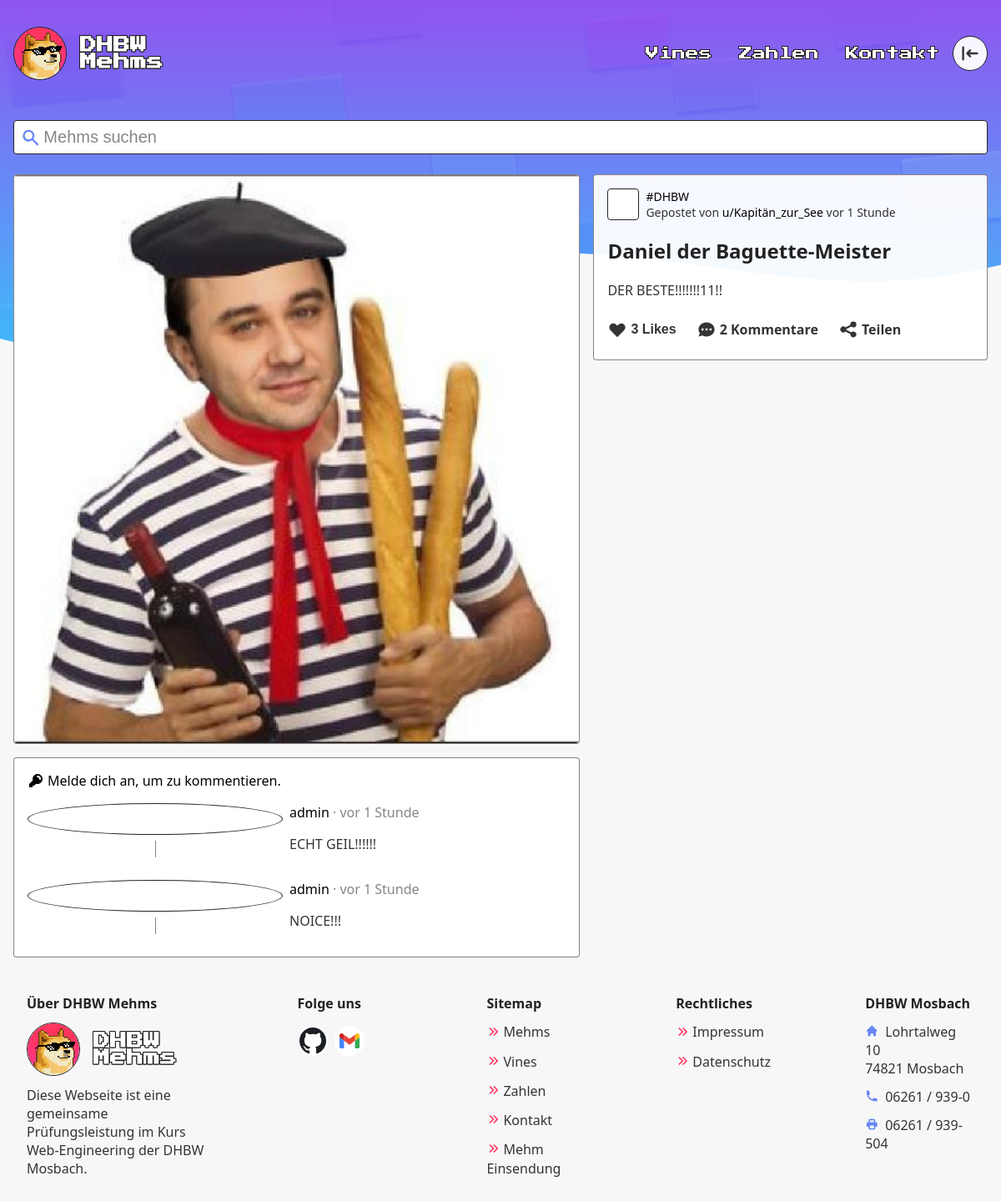
Screenshot of /php/mehm.php?id=4 with the database file from the repository.
### tables this page shows
CREATE TABLE likes
(
    MehmID integer,
    UserID integer,
    PRIMARY KEY (MehmID, UserID),
    FOREIGN KEY (MehmID) REFERENCES mehms (ID) ON DELETE CASCADE,
    FOREIGN KEY (UserID) REFERENCES users (ID) ON DELETE CASCADE
);

CREATE TABLE mehms
(
    ID          integer PRIMARY KEY AUTO_INCREMENT,
    UserID      integer NOT NULL,
    Path        text    NOT NULL UNIQUE,
    Title       text    NOT NULL,
    Type        text,
    Description text,
    Visible     boolean DEFAULT FALSE,
    VisibleOn   timestamp,
    FOREIGN KEY (UserID) REFERENCES Users (ID) ON DELETE CASCADE
);

CREATE TABLE comments
(
    ID        integer PRIMARY KEY AUTO_INCREMENT,
    MehmID    integer NOT NULL,
    UserID    integer,
    Comment   text,
    Timestamp timestamp DEFAULT now(),
    FOREIGN KEY (MehmID) REFERENCES mehms (ID) ON DELETE CASCADE,
    FOREIGN KEY (UserID) REFERENCES users (ID) ON DELETE CASCADE
);

CREATE TABLE users
(
    ID       integer PRIMARY KEY AUTO_INCREMENT,
    Name     text UNIQUE NOT NULL,
    Password text        NOT NULL,
    Type     text        NOT NULL
);

### php/scripts/Database.php (called while the page is built, shortened)
<?php
class Database {
  public PDO $database;
  public function connectToDatabase(string $ROOT) {
    $mysql_host = "localhost";
    $mysql_database = "main";
    $mysql_user = "root";
    $mysql_password = "";
    try {
      $this->database = new PDO("mysql:host=$mysql_host;dbname=$mysql_database", $mysql_user, $mysql_password);
    } catch (PDOException $exception) {
      $this->setupDatabase($ROOT, new PDO("mysql:host=$mysql_host;dbname=", $mysql_user, $mysql_password));
      $this->database = new PDO("mysql:host=$mysql_host;dbname=$mysql_database", $mysql_user, $mysql_password);
    }
  }
  public function getMehm(int $id, bool $admin): array {
    $query = 'SELECT *, count(l.MehmID) AS likeCount, mehms.Type AS Type, mehms.ID AS ID, mehms.UserID as UID
      FROM mehms
      LEFT JOIN users u ON mehms.UserID = u.ID
      LEFT JOIN likes l ON mehms.ID = l.MehmID
      WHERE mehms.ID =' . $id;
    if (!$admin) {
      $query .= ' AND Visible = TRUE';
    }
    try {
      $result = $this->database->query($query)->fetchAll();
      return $result[0];
    } catch (PDOException $e) {
      return [];
    }
  }
  public function getComments(int $id): array {
    $query = 'SELECT u.Name AS Name, Comment, u.ID as UID, Timestamp, comments.ID as ID
            FROM comments
            LEFT JOIN users u ON comments.UserID = u.ID
            WHERE MehmID = ' . $id . '
            ORDER BY Timestamp DESC';
    try {
      return $this->database->query($query)->fetchAll();
    } catch (PDOException $e) {
      return [];
    }
  }
}

### php/mehm.php (the view, shortened to what this page needs)
<!DOCTYPE html>
<html lang="de">
<head>
  <link rel="stylesheet" href="../css/toolbar.css">
  <link rel="stylesheet" href="../css/mehm.css">
  <?php include("includes/meta.php"); ?>
</head>
<body>
  <?php
  require_once 'scripts/Database.php';
  $db = new Database();
  function timeElapsedString(string $datetime, int $level = 1): string {
    $now = new DateTime;
    $ago = new DateTime($datetime);
    $diff = $now->diff($ago);
    $diff->w = floor($diff->d / 7);
    $diff->d -= $diff->w * 7;
    $string = array(
      'y' => ["Jahr", "Jahren"],
      'm' => ["Monat", "Monaten"],
      'w' => ["Woche", "Wochen"],
      'd' => ["Tag", "Tagen"],
      'h' => ["Stunde", "Stunden"],
      'i' => ["Minute", "Minuten"],
      's' => ["Sekunde", "Sekunden"],
    );
    foreach ($string as $k => &$v) {
      if ($diff->$k) {
        $v = $diff->$k . ' ' . ($diff->$k > 1 ? $v[1] : $v[0]);
      } else {
        unset($string[$k]);
      }
    }
    $string = array_slice($string, 0, $level);
    return $string ? 'vor ' . implode(', ', $string) : 'gerade eben';
  }
  $id = $_GET["id"] ?? "";
  $isAdmin = isset($_SESSION) && $_SESSION["usertype"] == 1;
  $mehm = $db->getMehm($id, $isAdmin);
  $comments = $db->getComments($id);
  $commentCount = count($comments);
  include("includes/header.php");
  $isLogedin = isset($_SESSION["loggedIn"]) && $_SESSION['loggedIn'] === true;
  $isAdmin = $isLogedin && $_SESSION["usertype"] == 1;
  $isPrivileged = $isLogedin && $_SESSION['id'] == $mehm['UID'] || $isAdmin;
  ?>
  <main class="container">
    <form id="query" name="query" action="." method="GET" class="toolbar">
      <?php include("includes/toolbar/search-box.php"); ?>
    </form>
    <div class="content">
      <div class="main">
        <div class="paperlike mehm">
          <img src="<?php echo "../assets/mehms/" . $mehm["Path"] ?>" alt="<?php echo $mehm["Description"] ?>">
        </div>
        <div class="paperlike comments" id="comments">
          <?php if ($isLogedin) {
            echo '<form class="write-comment" id="comment">
            <label for="message">
            <svg xmlns="http://www.w3.org/2000/svg" viewBox="0 0 20 20" fill="currentColor">
              <path fill-rule="evenodd" d="M18 10c0 3.866-3.582 7-8 7a8.841 8.841 0 01-4.083-.98L2 17l1.338-3.123C2.493 12.767 2 11.434 2 10c0-3.866 3.582-7 8-7s8 3.134 8 7zM7 9H5v2h2V9zm8 0h-2v2h2V9zM9 9h2v2H9V9z" clip-rule="evenodd" />
            </svg>
            <p>Kommentiere als <a class="underline" href="mehms?search=u/' . $_SESSION["username"] . '">' . $_SESSION["username"] . '</a></p>
            </label>
            <textarea id="message" placeholder="LOL!" required></textarea>
            <button id="' . $mehm['ID'] . ' ' . $_SESSION['id'] . '">Kommentieren</button>
            </form>';
          } else {
            echo '<a class="underline icon-text" href="./login">
            <svg xmlns="http://www.w3.org/2000/svg" class="icon-sm" viewBox="0 0 20 20" fill="currentColor">
              <path fill-rule="evenodd" d="M18 8a6 6 0 01-7.743 5.743L10 14l-1 1-1 1H6v2H2v-4l4.257-4.257A6 6 0 1118 8zm-6-4a1 1 0 100 2 2 2 0 012 2 1 1 0 102 0 4 4 0 00-4-4z" clip-rule="evenodd" />
            </svg>
            Melde dich an, um zu kommentieren.
            </a>';
          }
          ?>
          <?php if (count($comments) > 0) {
            echo '<div class="comment-list">';
            foreach ($comments as $comment) {
              echo '<div class="flex">
                <div class="comment-left">
                  <a class="user" href="mehms?search=u/' . $comment["Name"] . '">
                    <svg class="box" height="32" data-jdenticon-value="' . $comment["Name"] . '"></svg>
                  </a>
                  <div class="v-line"></div>
                </div>
                <div class="comment-right">
                  <div class="flex">
                    <div>
                      <a class="user underline" href="mehms?search=u/' . $comment["Name"] . '">
                        ' . $comment["Name"] . '
                      </a>
                      <span class="p-a">· ' . timeElapsedString($comment["Timestamp"]) . '</span>
                    </div>';
              echo '</div><p>' . $comment["Comment"] . '</p>
                </div>
              </div>';
            }
            echo '</div>';
          } ?>
        </div>
      </div>
      <aside class="paperlike meta">
        <div class="posted">
          <div class="profile-picture">
            <svg height="36" data-jdenticon-value="<?php echo $mehm["Name"] ?>"></svg>
          </div>
          <div class="posted-text">
            <p><?php echo '<a class="underline" href="mehms?filter=' . $mehm["Type"] . '">#' . $mehm["Type"] . '</a>' ?>
              <br> Gepostet
              von <?php echo '<a class="underline" href="mehms?search=u%2F' . $mehm["Name"] . '">u/' . $mehm["Name"] . "</a> " . timeElapsedString($mehm["VisibleOn"]) ?>
            </p>
          </div>
        </div>
        <h1 id="title" <?php if ($isPrivileged) echo 'class="editable" contenteditable="true"' ?>><?php echo $mehm["Title"] ?></h1>
        <p <?php if ($isPrivileged && $mehm["Description"] != "") echo 'class="editable" id="descp" contenteditable="true"' ?>><?php echo $mehm["Description"] ?></p>
        <div class="flex">
          <button class="meta-icon icon-text" id="like" <?php echo ($isLogedin) ? '' : ' style="cursor: not-allowed;"' ?>>
            <?php
            $beat = '';
            $sess = '';
            echo '<svg xmlns="http://www.w3.org/2000/svg" class="icon-md' . $beat . '" id="' . $mehm['ID'] . ' ' . $sess . '" viewBox="0 0 20 20" fill="currentColor">
              <path fill-rule="evenodd" d="M3.172 5.172a4 4 0 015.656 0L10 6.343l1.172-1.171a4 4 0 115.656 5.656L10 17.657l-6.828-6.829a4 4 0 010-5.656z" clip-rule="evenodd" />
              </svg>' ?>
            <?php echo $mehm['likeCount'] ?> Like<?php if ($mehm['likeCount'] != 1) echo "s"; ?>
          </button>
          <a class="meta-icon icon-text" href="#comments">
            <?php echo $commentCount ?> Kommentar<?php if ($commentCount != 1) echo "e"; ?>
          </a>
          <span class="meta-icon icon-text" onclick="copyURL()">
            <svg xmlns="http://www.w3.org/2000/svg" id="share-button" class="icon-md" viewBox="0 0 20 20" fill="currentColor">
              <path d="M15 8a3 3 0 10-2.977-2.63l-4.94 2.47a3 3 0 100 4.319l4.94 2.47a3 3 0 10.895-1.789l-4.94-2.47a3.027 3.027 0 000-.74l4.94-2.47C13.456 7.68 14.19 8 15 8z" />
            </svg>
            Teilen
          </span>
        </div>
      </aside>
    </div>
  </main>
  <?php include("includes/footer.php"); ?>
</body>
</html>

### php/includes/meta.php (shortened to what this page needs)
<?php $ROOT = isset($ROOT) ? $ROOT : '' ?>
<link rel="stylesheet" href="<?php echo $ROOT ?>../css/global.css">

### php/includes/header.php (shortened to what this page needs)
<div id="header-wrapper">
  <header class="container">
    <div>
      <a href="<?php echo $ROOT ?>../" class="logo">
        <img src='<?php echo $ROOT ?>../assets/logo.png' alt='Dogo the Logo' height='62'>
        <div>
          <div>DHBW</div>
          <div>Mehms</div>
        </div>
      </a>
      <div class="flex">
        <nav>
          <a href="<?php echo $ROOT ?>vines">Vines</a>
          <a href="<?php echo $ROOT ?>zahlen">Zahlen</a>
          <a href="<?php echo $ROOT ?>kontakt">Kontakt</a>
        </nav>
        <a class="box user <?php if (isset($_SESSION["loggedIn"]) && $_SESSION["loggedIn"]) echo 'logedin' ?>" href="<?php echo $ROOT ?>login">
        </a>
      </div>
    </div>
  </header>
</div>
<div class="header-spacer"></div>

### php/includes/toolbar/search-box.php
<?php $search = $_GET["search"] ?? ""; ?>
<div class="search-box">
  <svg xmlns="http://www.w3.org/2000/svg" class="i-search" viewBox="0 0 20 20" fill="currentColor">
    <path fill-rule="evenodd" d="M8 4a4 4 0 100 8 4 4 0 000-8zM2 8a6 6 0 1110.89 3.476l4.817 4.817a1 1 0 01-1.414 1.414l-4.816-4.816A6 6 0 012 8z" clip-rule="evenodd" />
  </svg>
  <input name="search" type="text" spellcheck="false" autocomplete="off" placeholder="Mehms suchen" value="<?php echo $search ?>">
</div>

### php/includes/footer.php
<footer class="container">
  <div class="container">
    <div>
      <section class="about">
        <p><strong>Über DHBW Mehms</strong></p>
        <div class="logo">
          <img src="<?php echo $ROOT ?>../assets/logo.png" alt="Dogo the Logo" height="62">
          <div>
            <div>DHBW</div>
            <div>Mehms</div>
          </div>
        </div>
        <p>Diese Webseite ist eine gemeinsame Prüfungsleistung im Kurs Web-Engineering der DHBW Mosbach.</p>
      </section>
      <section>
        <p><strong>Folge uns</strong></p>
        <div class="social-icons">
          <a href="https://github.com/xSuffix/dhbw-memes" target="_blank" rel="noopener">
            <img src="<?php echo $ROOT ?>../assets/icons/github.svg" alt="GitHub" width="32">
          </a>
          <a href="mailto:mehms4DHBW@gmail.com">
            <img src="<?php echo $ROOT ?>../assets/icons/gmail.svg" alt="Mail" width="24">
          </a>
        </div>
      </section>
      <section class="sitemap">
        <p><strong>Sitemap</strong></p>
        <p><a href="<?php echo $ROOT ?>mehms">Mehms</a></p>
        <p><a href="<?php echo $ROOT ?>vines">Vines</a></p>
        <p><a href="<?php echo $ROOT ?>zahlen">Zahlen</a></p>
        <p><a href="<?php echo $ROOT ?>kontakt">Kontakt</a></p>
        <p><a href="<?php echo $ROOT ?>mehm-einsendung">Mehm Einsendung</a></p>
      </section>
      <section class="sitemap">
        <p><strong>Rechtliches</strong></p>
        <p><a href="<?php echo $ROOT ?>impressum">Impressum</a></p>
        <p><a href="<?php echo $ROOT ?>datenschutz">Datenschutz</a></p>
      </section>
      <section>
        <p><strong>DHBW Mosbach</strong></p>
        <p><a href="https://goo.gl/maps/TvTZgwM64HwZpfdLA" target="_blank" rel="noopener"><span class="h-icon i-home"></span>Lohrtalweg 10<br>74821 Mosbach</a></p>
        <p><a href="tel:+4962619390"><span class="h-icon i-phone"></span>06261 / 939-0</a></p>
        <p><a href="fax:+4962619390"><span class="h-icon i-printer"></span>06261 / 939-504</a></p>
      </section>
    </div>
  </div>
</footer>

### css/toolbar.css (style rules this page uses)
.toolbar { position: sticky; top: 0; z-index: 8; padding: 8px 0; margin-bottom: 1rem; transition: top 0.2s; display: flex; flex: 8 1 300px; gap: 0.75rem; flex-wrap: wrap; }
.search-box { background: var(--color-bg2); border: 1px solid var(--color-border); padding: 4px 8px; display: flex; align-items: center; border-radius: 4px; flex: inherit; }
.search-box .i-search { height: 24px; color: var(--color-primary); }
.search-box input { width: 100%; }
.search-box input { outline: 0; border: 0; color: var(--color-p); font-size: 1.25rem; background: transparent; width: 100%; padding: 4px; }
.search-box input::placeholder { color: var(--color-p-a); }
@media (min-width: 720px) { .toolbar { top: 8px; padding: 0 0 8px 0; } }

### css/mehm.css (style rules this page uses)
main .content { display: flex; flex-direction: column-reverse; gap: 1rem; background: var(--color-bg2-a); border: 1px solid var(--color-p-a); border-radius: 4px; padding: 1rem; }
main .paperlike { border-radius: 4px; }
main .paperlike.mehm { display: flex; justify-content: center; }
main .main { flex: 1 1 60%; display: flex; flex-direction: column; }
main .main img { padding: 0; overflow: hidden; width: 100%; object-fit: contain; max-width: 100%; max-height: 768px; border-radius: 4px; display: block; user-select: none; }
main .comments { margin-top: 1rem; padding: 1rem; display: flex; flex-direction: column; gap: 1rem; }
main .comment-list>.flex { display: flex; gap: 8px; }
main .comments .user .box { padding: 2px; border-radius: 50%; background-color: #fff; }
main .comments .comment-left { display: flex; flex-direction: column; align-items: center; z-index: 4; }
main .comments p { word-break: break-word; white-space: pre-line; }
main .comment-list { display: flex; flex-direction: column; gap: 1rem; }
main .p-a { color: var(--color-p-a); }
main .meta { flex: 0 2 40%; }
main .posted { display: flex; }
main .posted-text { display: flex; align-items: center; font-size: 0.875rem; }
main .posted-text p { margin: 0; }
main .profile-picture { display: flex; justify-content: center; align-items: center; background: #fff; width: 36px; min-width: 36px; height: 36px; border: 1px solid var(--color-border); border-radius: 4px; overflow: hidden; margin-right: 8px; }
main h1 { word-break: break-all; }
main .meta .flex { gap: 0 0.5rem; flex-wrap: wrap; margin-left: -0.5rem; }
main .icon-text { display: flex; align-items: center; gap: 4px; cursor: pointer; }
main .meta-icon { padding: 8px; font-weight: 600; font-size: 1rem; }
main button.meta-icon { background: transparent; border: none; color: var(--color-p); }
@media (min-width: 960px) { main .content { flex-direction: row; background: none; border: none; padding: 0; align-items: flex-start; } }
@media (min-width: 960px) { main .paperlike { background: var(--color-bg2-a); border: 1px solid var(--color-p-a); } }
@media (min-width: 960px) { main .meta { padding: 1rem; position: sticky; top: 56px; transition: top 0.2s; } }

### php/mehm.php (style rules this page uses)
:root { --banner-top: #b167eb; --banner-bottom: #4bd8f6; }

### rows the page displays
likes: MehmID.Path (picture), MehmID.Type "DHBW", users.Name "Kapitän_zur_See", MehmID.VisibleOn "vor 1 Stunde", MehmID.Title "Daniel der Baguette-Meister", MehmID.Description "DER BESTE!!!!!!!11!!"
comments: UserID.Name "admin", Timestamp "vor 1 Stunde", Comment "ECHT GEIL!!!!!!"
comments: UserID.Name "admin", Timestamp "vor 1 Stunde", Comment "NOICE!!!"

### other values shown
$mehm['likeCount'] "3"
$commentCount "2"
